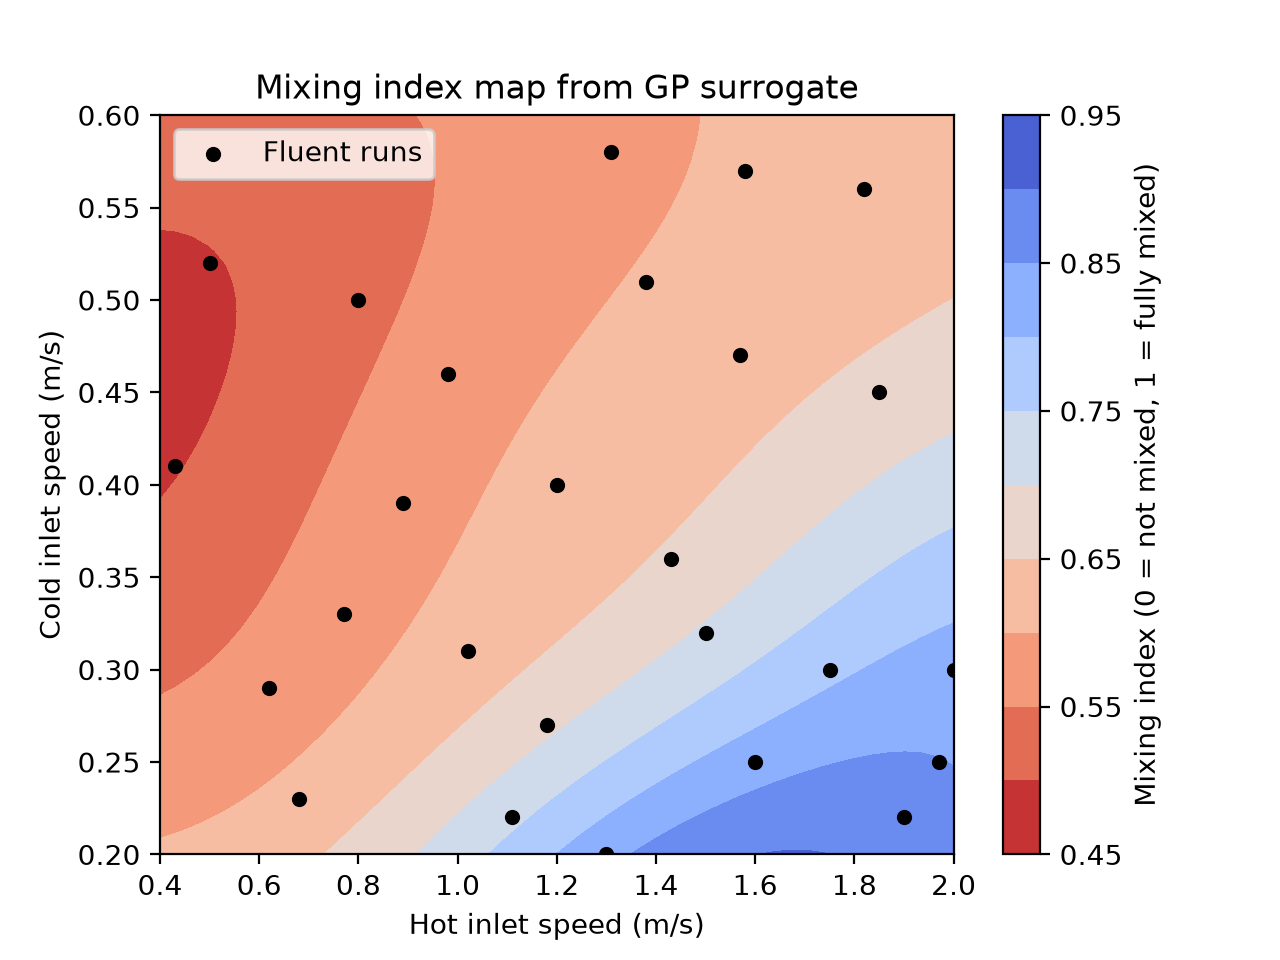

This figure's Python source:
import pandas as pd
import numpy as np
import matplotlib.pyplot as plt
from sklearn.gaussian_process import GaussianProcessRegressor
from sklearn.gaussian_process.kernels import RBF, WhiteKernel
from sklearn.preprocessing import StandardScaler
from sklearn.pipeline import make_pipeline

df = pd.read_csv("data/training_data_updated.csv")
df["hot_share"] = (df["Outlet_Avg"] - 293.15) / 20
df["cold_share"] = 1 - df["hot_share"]
df["sigma_unmixed"] = 20 * np.sqrt(df["hot_share"] * df["cold_share"])
df["Mixing_Index"] = 1 - df["Outlet_std"] / df["sigma_unmixed"]
X = df[["Hot_Inlet", "Cold_Inlet"]]
y = df["Mixing_Index"]
model = make_pipeline(StandardScaler(),
                      GaussianProcessRegressor(kernel=RBF() + WhiteKernel(noise_level_bounds=(1e-10, 1e-1)),
                                               normalize_y=True))
model.fit(X, y)

hot_space = np.linspace(0.4, 2, 50)
cold_space = np.linspace(0.2, 0.6, 50)
hot, cold = np.meshgrid(hot_space, cold_space)
grid_df = pd.DataFrame({"Hot_Inlet": hot.ravel(), "Cold_Inlet": cold.ravel()})

mean, std = model.predict(grid_df, return_std=True)
mean_map = mean.reshape(hot.shape)

plt.contourf(hot, cold, mean_map, levels=8, cmap="coolwarm_r")
plt.colorbar(label="Mixing index (0 = not mixed, 1 = fully mixed)")
plt.scatter(df["Hot_Inlet"], df["Cold_Inlet"], color="black", s=20, label="Fluent runs")
plt.xlabel("Hot inlet speed (m/s)")
plt.ylabel("Cold inlet speed (m/s)")
plt.title("Mixing index map from GP surrogate")
plt.legend()
plt.savefig("Mixing_Index/mixing_index_map.png", dpi=200)
plt.show()
